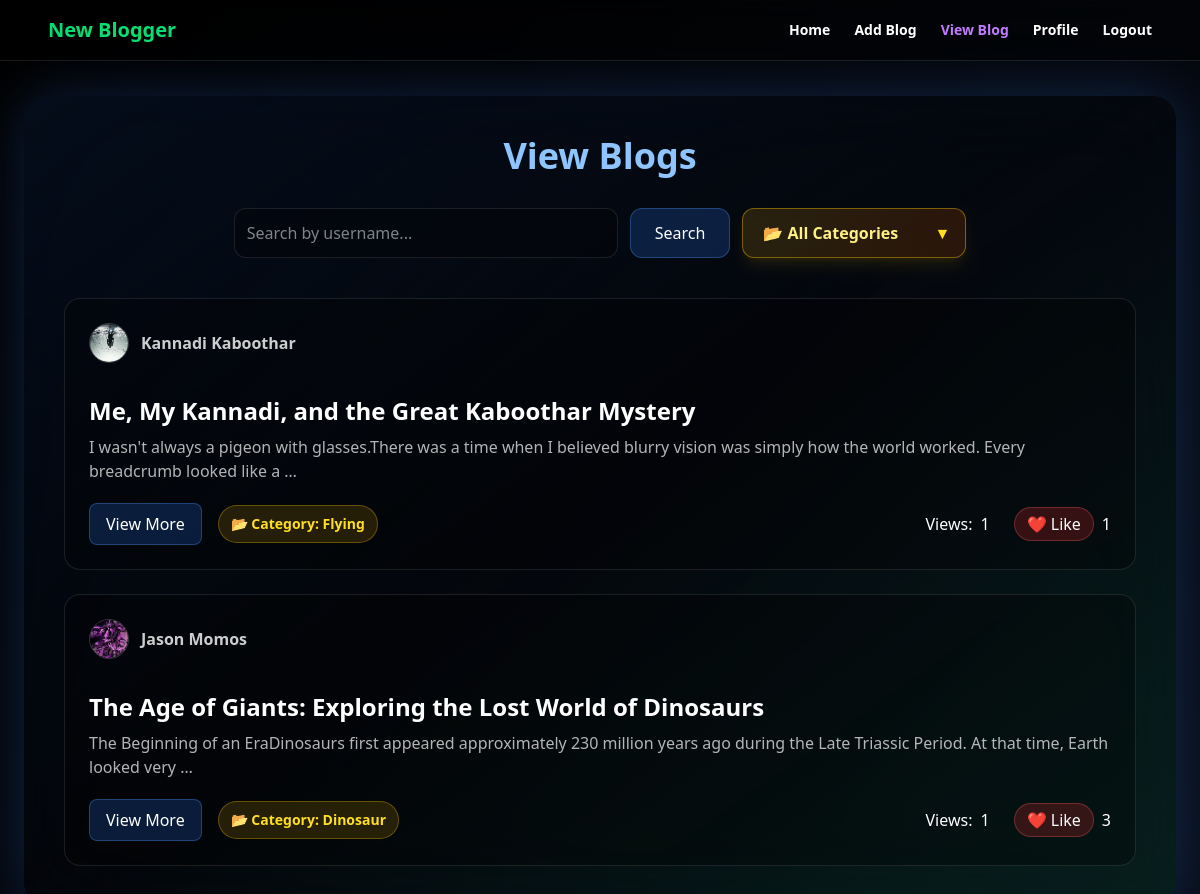
Page /user/ViewBlog/ (signed in) on the committed database.
### Users/models.py (models this page shows)
class tbl_blog(models.Model):
    blog_title = models.CharField(max_length=100)
    blog_content = models.TextField()
    blog_image = models.ImageField(upload_to="blog_images/", null=True, blank=True)
    user = models.ForeignKey(tbl_user, on_delete=models.CASCADE)
    category = models.ForeignKey(tbl_category,on_delete=models.CASCADE,null=True,blank=True)
    blog_date = models.DateField(auto_now_add=True,null=True,blank=True)
    blog_views = models.IntegerField(default=0)

### Guest/models.py (models this page shows)
class tbl_user(models.Model):
    user_name = models.CharField(max_length=50)
    user_email = models.CharField(max_length=50)
    user_password = models.CharField(max_length=50)
    user_photo = models.ImageField(upload_to="user_images/", blank=True, null=True)
    user_place = models.CharField(max_length=200)
    user_contact = models.CharField(max_length=10)
    user_gender = models.CharField(max_length=10)
    user_dateofbirth = models.CharField(max_length=10)
    joined_date = models.DateTimeField(auto_now_add=True,blank=True, null=True)

### Administrator/models.py (models this page shows)
class tbl_category(models.Model):
    category_name = models.CharField(max_length=50)

### Users/views.py (the view)
    def wrapper(request, *args, **kwargs):
        if "uid" not in request.session:
            return redirect("/guest/Login/")
        response = view_func(request, *args, **kwargs)
        add_never_cache_headers(response)
        return response

### Users/views.py (called while the page is built)
def login_required_session(view_func):
    def wrapper(request, *args, **kwargs):
        if "uid" not in request.session:
            return redirect("/guest/Login/")
        response = view_func(request, *args, **kwargs)
        add_never_cache_headers(response)
        return response
    return wrapper

@login_required_session
def viewblog(request):
    blogs = tbl_blog.objects.all().order_by("-id")
    categories = tbl_category.objects.all()
    search = request.GET.get("search")
    category = request.GET.get("category")
    if search:
        blogs = blogs.filter(
            user__user_name__icontains=search
        )
    if category:
        blogs = blogs.filter(
            category_id=category
        )
    return render(
        request,
        "User/ViewBlog.html",
        {
            "blogs": blogs,
            "Category": categories
        }
    )

### Users/templates/user/ViewBlog.html (shortened to what this page needs)
<!DOCTYPE HTML>
<html>
<head>
	{% load static %}
	<link rel="stylesheet" href="{% static 'css/output.css' %}">
	<script src="https://cdn.jsdelivr.net/npm/@tailwindcss/browser@4"></script>
</head>
<body class="min-h-screen text-white pt-24">
<nav class="w-full fixed top-0 left-0 z-50 bg-black/40 backdrop-blur-md border-b border-white/10">
    <div class="max-w-6xl mx-auto flex justify-between items-center px-6 py-4 text-white">
        <div class="font-bold text-xl text-green-400">
            New Blogger
        </div>
        <div class="hidden md:flex gap-6 text-sm font-semibold">
            <a href="{% url 'user_HomePage' %}" class="hover:text-green-400 transition">
                Home
            </a>
            <a href="{% url 'AddBlog' %}" class="hover:text-yellow-400 transition">
                Add Blog
            </a>
            <a href="{% url 'ViewBlog' %}" class="text-purple-400">
                View Blog
            </a>
            <a href="{% url 'MyProfile' %}" class="hover:text-blue-400 transition">
                Profile
            </a>
<a href="{% url 'Logout' %}"
   class="hover:text-red-400 transition font-semibold">
    Logout
</a>
        </div>
    </div>
</nav>
<div class="flex justify-center px-4">
<div class="w-full max-w-6xl">
    <div class="backdrop-blur-2xl bg-white/5border border-white/10 shadow-[0_0_60px_rgba(59,130,246,0.25)] rounded-3xl p-10 relative overflow-hidden">
        <div class="relative">
            <h3 class="text-4xl font-black text-center mb-8 text-blue-300">
                View Blogs
           </h3>
           <form method="GET" class="flex justify-center gap-3 mb-10">
    <input
        type="text"
        name="search"
        placeholder="Search by username..."
        value="{{ request.GET.search }}"
        class="w-96 p-3 rounded-xl bg-black/30 border border-white/10 text-white outline-none focus:border-blue-400">
    <button
        type="submit"
        class="px-6 py-3 rounded-xl bg-blue-500/20 border border-blue-400/30 hover:bg-blue-500/30 hover:scale-105 transition">
        Search
    </button>
   <div class="relative">
<select
    name="category"
    onchange="this.form.submit()"
    class="appearance-none
           w-56
           px-5 py-3
           rounded-xl
           bg-gradient-to-r from-yellow-500/15 to-orange-500/15
           border border-yellow-400/40
           text-yellow-200
           font-semibold
           backdrop-blur-lg
           shadow-lg
           shadow-yellow-500/10
           cursor-pointer
           hover:border-yellow-300
           hover:shadow-yellow-400/20
           focus:outline-none
           focus:ring-2
           focus:ring-yellow-400
           transition-all duration-300">
    <option value="" class="bg-slate-900 text-white">
        📂 All Categories
    </option>
</select>
<div class="pointer-events-none absolute right-4 top-1/2 -translate-y-1/2 text-yellow-300">
    ▼
</div>
</div>
</form>
			<div class="space-y-6">
				{% for u in blogs %}
				<div class="bg-black/30 border border-white/10 rounded-2xl p-6 relative
							hover:scale-[1.01] transition-all duration-300">
					<div class="flex items-center gap-3 mb-4">
<a href="{% if request.session.uid == u.user.id %}
            {% url 'MyProfile' %}
         {% else %}
            {% url 'user_profile' u.user.id %}
         {% endif %}"
   class="flex items-center gap-3 mb-4 hover:opacity-80 transition">
    {% if u.user.user_photo %}
        <img src="{{ u.user.user_photo.url }}"
             class="w-10 h-10 rounded-full object-cover border border-white/20">
    {% else %}
        <div class="w-10 h-10 rounded-full bg-gray-500"></div>
   {% endif %}
    <span class="text-white/80 font-semibold hover:text-blue-300 transition">
        {{ u.user.user_name }}
    </span>
</a>
					</div>
					<h2 class="text-2xl font-bold text-white mb-2">
						{{ u.blog_title }}
					</h2>
					<p class="text-white/70 mb-5">
						{{ u.blog_content|striptags|truncatechars:150 }}
					</p>
<div class="flex justify-between items-center mt-5">
    <div class="flex items-center gap-4">
        <a href="{% url 'BlogDetails' u.id %}"
           class="px-4 py-2 rounded-lg bg-blue-500/20 border border-blue-400/30 hover:bg-blue-500/30 transition">
            View More
        </a>
        <span class="px-3 py-2 rounded-full
                     bg-yellow-500/15
                     border border-yellow-400/30
                     text-yellow-300
                     text-sm font-semibold">
            📂 Category: {{ u.category.category_name }}
       </span>
   </div>
   <div class="flex items-center gap-6">
    <div class="flex items-center gap-2">
        Views:
        <span>{{ u.blog_views }}</span>
    </div>
    <div class="flex items-center gap-2">
        <a href="{% url 'like_blog' u.id %}"
           class="px-3 py-1 rounded-full bg-red-500/20 border border-red-400/30 hover:bg-red-500/30 transition">
            ❤️ Like
        </a>
        <span>
            {{ u.tbl_blog_like_set.count }}
        </span>
    </div>
</div>
</div>
    </div>
				{% endfor %}
			</div>
		</div>
	</div>
</div>
</div>
</body>
</html>
</body>
</html>

### Users/templates/user/ViewBlog.html (style rules this page uses)
body { background: linear-gradient(135deg, #000000, #0b1220, #1e3a8a, #7f1d1d); background-size: 400% 400%; animation: gradientShift 15s ease infinite; }

### rows in the picture
tbl_blog: user.user_photo (picture), user.user_name "Kannadi Kaboothar", blog_title "Me, My Kannadi, and the Great Kaboothar Mystery", blog_content "I wasn't always a pigeon with glasses.There was a time when I believed blurry vision was simply how the world worked. Every breadcrumb looked like a …", category.category_name "Flying", blog_views "1", tbl_blog_like_set.count "1"
tbl_blog: user.user_photo (picture), user.user_name "Jason Momos", blog_title "The Age of Giants: Exploring the Lost World of Dinosaurs", blog_content "The Beginning of an EraDinosaurs first appeared approximately 230 million years ago during the Late Triassic Period. At that time, Earth looked very …", category.category_name "Dinosaur", blog_views "1", tbl_blog_like_set.count "3"
